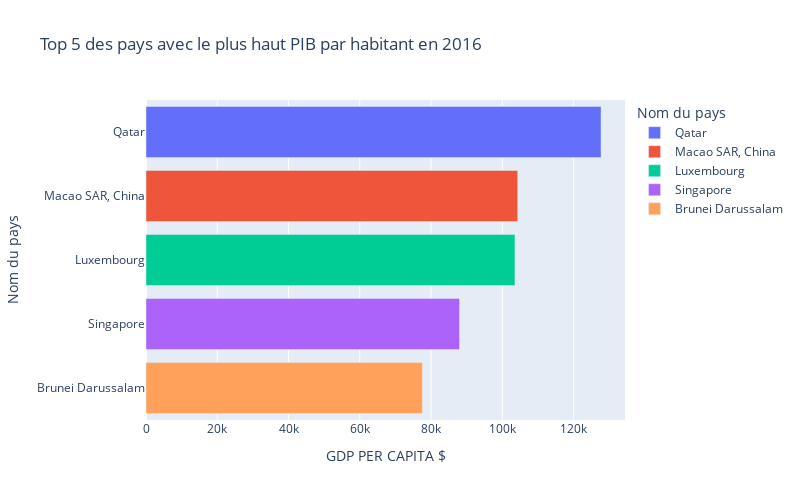

Notebook code cell kept with this figure:
### Markdown cell above
#### Economic

### Code cell
# graphique pour le top 5 des pays avec le plus haut PIB par habitant en 2016
fig = px.bar(
    top5_gdp_2016,
    x="2016",
    y="Country Name",
    orientation="h",
    title="Top 5 des pays avec le plus haut PIB par habitant en 2016",
    labels={"2016": "GDP PER CAPITA $", "Country Name": "Nom du pays"},
    color="Country Name"
)
fig.update_layout(
    xaxis_title="GDP PER CAPITA $",
    yaxis_title="Nom du pays",
    width=800,
    height=500
)
fig.show()

### Figure 1 — Plotly figure (JSON) as saved in the notebook; plotly's stock layout.template omitted (floating-point values rounded to 4 significant figures)
{"data": [{"alignmentgroup": "True", "hovertemplate": "Nom du pays=%{y}<br>GDP PER CAPITA $=%{x}<extra></extra>", "legendgroup": "Qatar", "marker": {"color": "#636efa", "pattern": {"shape": ""}}, "name": "Qatar", "offsetgroup": "Qatar", "orientation": "h", "showlegend": true, "textposition": "auto", "type": "bar", "x": [127700.0], "xaxis": "x", "y": ["Qatar"], "yaxis": "y"}, {"alignmentgroup": "True", "hovertemplate": "Nom du pays=%{y}<br>GDP PER CAPITA $=%{x}<extra></extra>", "legendgroup": "Macao SAR, China", "marker": {"color": "#EF553B", "pattern": {"shape": ""}}, "name": "Macao SAR, China", "offsetgroup": "Macao SAR, China", "orientation": "h", "showlegend": true, "textposition": "auto", "type": "bar", "x": [104300.0], "xaxis": "x", "y": ["Macao SAR, China"], "yaxis": "y"}, {"alignmentgroup": "True", "hovertemplate": "Nom du pays=%{y}<br>GDP PER CAPITA $=%{x}<extra></extra>", "legendgroup": "Luxembourg", "marker": {"color": "#00cc96", "pattern": {"shape": ""}}, "name": "Luxembourg", "offsetgroup": "Luxembourg", "orientation": "h", "showlegend": true, "textposition": "auto", "type": "bar", "x": [103600.0], "xaxis": "x", "y": ["Luxembourg"], "yaxis": "y"}, {"alignmentgroup": "True", "hovertemplate": "Nom du pays=%{y}<br>GDP PER CAPITA $=%{x}<extra></extra>", "legendgroup": "Singapore", "marker": {"color": "#ab63fa", "pattern": {"shape": ""}}, "name": "Singapore", "offsetgroup": "Singapore", "orientation": "h", "showlegend": true, "textposition": "auto", "type": "bar", "x": [88000.0], "xaxis": "x", "y": ["Singapore"], "yaxis": "y"}, {"alignmentgroup": "True", "hovertemplate": "Nom du pays=%{y}<br>GDP PER CAPITA $=%{x}<extra></extra>", "legendgroup": "Brunei Darussalam", "marker": {"color": "#FFA15A", "pattern": {"shape": ""}}, "name": "Brunei Darussalam", "offsetgroup": "Brunei Darussalam", "orientation": "h", "showlegend": true, "textposition": "auto", "type": "bar", "x": [77570.0], "xaxis": "x", "y": ["Brunei Darussalam"], "yaxis": "y"}], "layout": {"barmode": "relative", "height": 500, "legend": {"title": {"text": "Nom du pays"}, "tracegroupgap": 0}, "title": {"text": "Top 5 des pays avec le plus haut PIB par habitant en 2016"}, "width": 800, "xaxis": {"anchor": "y", "domain": [0, 1], "title": {"text": "GDP PER CAPITA $"}}, "yaxis": {"anchor": "x", "categoryarray": ["Brunei Darussalam", "Singapore", "Luxembourg", "Macao SAR, China", "Qatar"], "categoryorder": "array", "domain": [0, 1], "title": {"text": "Nom du pays"}}}}
